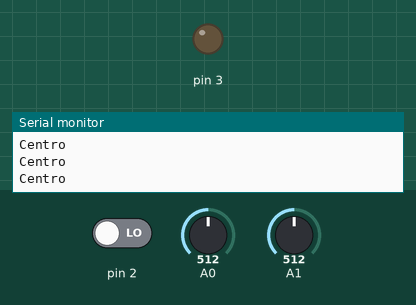
Simulated run of this sketch. Board: Arduino Uno, built with avr-gcc and run on an emulated ATmega328P. Parts: output pins drawn as LEDs (lit = HIGH), the last lines printed to the serial monitor. The test bench sets the inputs (shaded band); at power-on: pin 2 LOW, A0 = 512, A1 = 512.

Above: at 1.2 s.
1.3 s: pin 2 driven HIGH
At 2.5 s:
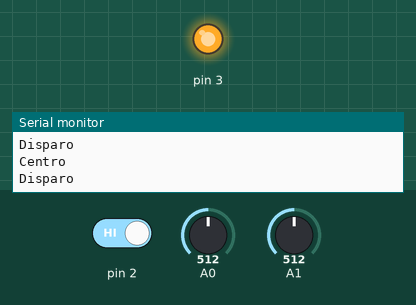
2.8 s: A0 set to 315
5.8 s: A0 set to 298
7.3 s: pin 2 driven LOW
At 8.0 s:
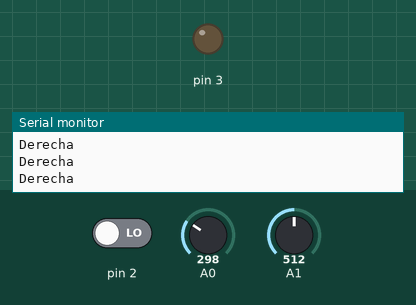
Timing chart, 0 to 9.8 s (numbered marks = the images above; inputs shaded):
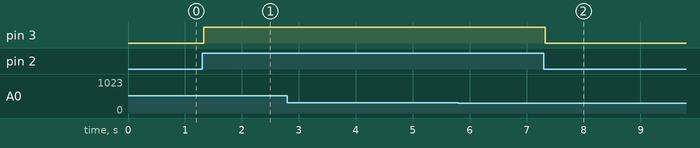

Measured:
- after the input at 1.3 s, pin 3: LOW → HIGH at once
- after the input at 7.3 s, pin 3: HIGH → LOW at once

The sketch:

Simulador.ino
```cpp
//Define pines.
const int joystickX = A1;            // joystick eje X
const int joystickY = A0;            // joystick eje Y

int leerTeclas(int eje) {
  int lectura = analogRead(eje);                   // leer valor analogico.
  lectura = map(lectura, 0, 1023, 0, 10);
   delay(20);
   return lectura;
 }

void setup() {
  Serial.begin(9600);
  pinMode (2, INPUT);
  pinMode (3, OUTPUT);
}

void loop() {

  if (digitalRead(2) == HIGH){
    digitalWrite(3, HIGH);
    Serial.println("Disparo");
  }
  else{
    digitalWrite(3, LOW);
  }

  int leerY = leerTeclas(joystickX);
  int leerX = leerTeclas(joystickY);
  //Serial.println(String(leerX)+", "+String(leerY));
  if (leerX < 3){
    Serial.println("Derecha");
  }
  else{
    if(leerX > 8){
      Serial.println("Izquierda");
    }
    else{
      if(leerY < 3){
        Serial.println("Arriba");
      }
      else{
        if(leerY > 8){
          Serial.println("Abajo");
        }
        else{
          Serial.println("Centro");
        }
      }
    }
  }
}
```
